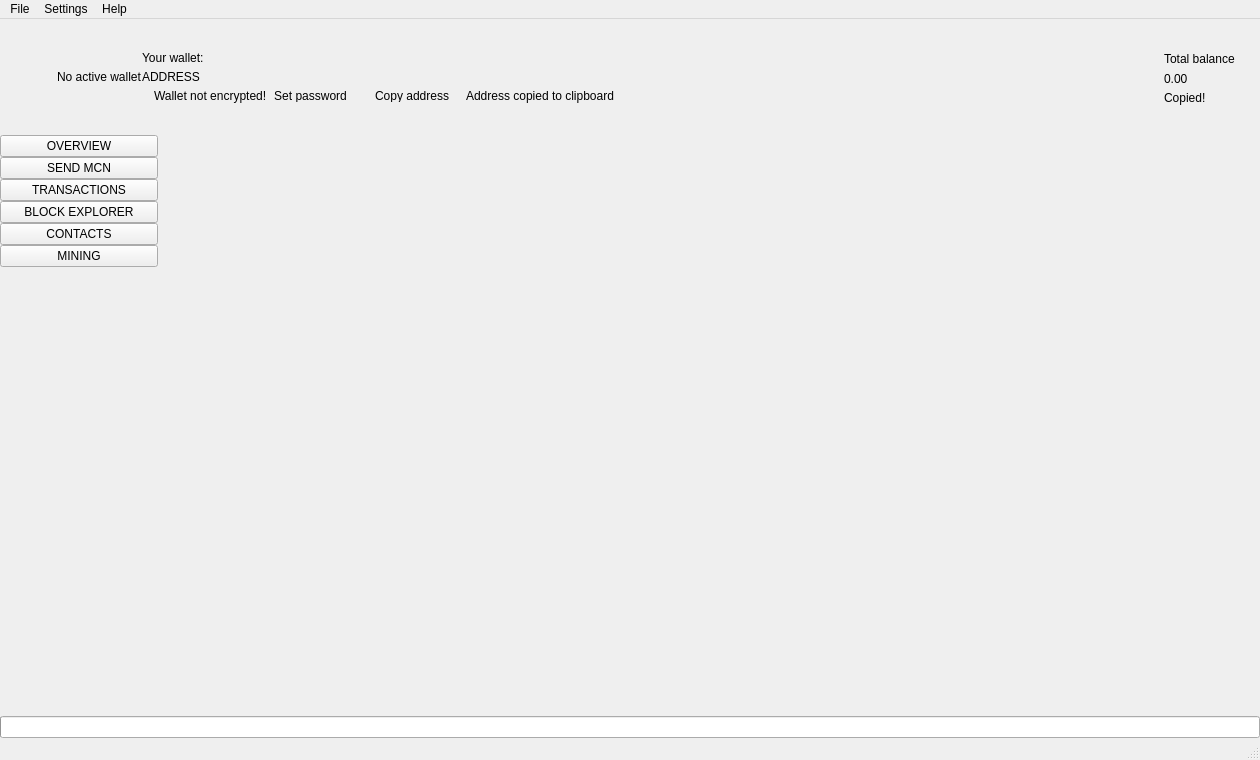
 <widget class="QMainWindow" name="MainWindow">
  <property name="geometry">
   <rect>
    <x>0</x>
    <y>0</y>
    <width>1260</width>
    <height>760</height>
   </rect>
  </property>
  <property name="sizePolicy">
   <sizepolicy hsizetype="Preferred" vsizetype="Preferred">
    <horstretch>0</horstretch>
    <verstretch>0</verstretch>
   </sizepolicy>
  </property>
  <property name="minimumSize">
   <size>
    <width>1260</width>
    <height>600</height>
   </size>
  </property>
  <property name="maximumSize">
   <size>
    <width>16777215</width>
    <height>16777215</height>
   </size>
  </property>
  <property name="windowTitle">
   <string>MainWindow</string>
  </property>
  <property name="windowIcon">
   <iconset>
    <normaloff>:/images/intensecoin</normaloff>:/images/intensecoin</iconset>
  </property>
  <widget class="QWidget" name="centralwidget">
   <layout class="QVBoxLayout" name="verticalLayout_2">
    <property name="spacing">
     <number>0</number>
    </property>
    <property name="leftMargin">
     <number>0</number>
    </property>
    <property name="topMargin">
     <number>0</number>
    </property>
    <property name="rightMargin">
     <number>0</number>
    </property>
    <property name="bottomMargin">
     <number>0</number>
    </property>
    <item>
     <widget class="QFrame" name="m_headerFrame">
      <property name="minimumSize">
       <size>
        <width>0</width>
        <height>116</height>
       </size>
      </property>
      <property name="maximumSize">
       <size>
        <width>16777215</width>
        <height>116</height>
       </size>
      </property>
      <property name="frameShape">
       <enum>QFrame::NoFrame</enum>
      </property>
      <property name="frameShadow">
       <enum>QFrame::Raised</enum>
      </property>
      <layout class="QHBoxLayout" name="horizontalLayout_3">
       <property name="spacing">
        <number>0</number>
       </property>
       <property name="leftMargin">
        <number>0</number>
       </property>
       <property name="topMargin">
        <number>0</number>
       </property>
       <property name="rightMargin">
        <number>25</number>
       </property>
       <property name="bottomMargin">
        <number>0</number>
       </property>
       <item>
        <spacer name="horizontalSpacer_2">
         <property name="orientation">
          <enum>Qt::Horizontal</enum>
         </property>
         <property name="sizeType">
          <enum>QSizePolicy::Fixed</enum>
         </property>
         <property name="sizeHint" stdset="0">
          <size>
           <width>30</width>
           <height>20</height>
          </size>
         </property>
        </spacer>
       </item>
       <item>
        <widget class="QLabel" name="m_logoLabel">
         <property name="text">
          <string/>
         </property>
        </widget>
       </item>
       <item>
        <spacer name="horizontalSpacer_5">
         <property name="orientation">
          <enum>Qt::Horizontal</enum>
         </property>
         <property name="sizeType">
          <enum>QSizePolicy::Fixed</enum>
         </property>
         <property name="sizeHint" stdset="0">
          <size>
           <width>20</width>
           <height>20</height>
          </size>
         </property>
        </spacer>
       </item>
       <item>
        <widget class="WalletGui::WalletSmallGrayTextLabel" name="m_noWalletLabel">
         <property name="text">
          <string>No active wallet</string>
         </property>
        </widget>
       </item>
       <item>
        <widget class="QFrame" name="m_walletFrame">
         <property name="frameShape">
          <enum>QFrame::NoFrame</enum>
         </property>
         <property name="frameShadow">
          <enum>QFrame::Raised</enum>
         </property>
         <layout class="QVBoxLayout" name="verticalLayout_3">
          <property name="spacing">
           <number>5</number>
          </property>
          <property name="leftMargin">
           <number>0</number>
          </property>
          <property name="topMargin">
           <number>0</number>
          </property>
          <property name="rightMargin">
           <number>0</number>
          </property>
          <property name="bottomMargin">
           <number>0</number>
          </property>
          <item>
           <spacer name="verticalSpacer_3">
            <property name="orientation">
             <enum>Qt::Vertical</enum>
            </property>
            <property name="sizeType">
             <enum>QSizePolicy::Minimum</enum>
            </property>
            <property name="sizeHint" stdset="0">
             <size>
              <width>20</width>
              <height>40</height>
             </size>
            </property>
           </spacer>
          </item>
          <item>
           <widget class="WalletGui::WalletSmallGrayTextLabel" name="m_walletLabel">
            <property name="text">
             <string>Your wallet:</string>
            </property>
            <property name="indent">
             <number>0</number>
            </property>
           </widget>
          </item>
          <item>
           <widget class="QLabel" name="m_addressLabel">
            <property name="sizePolicy">
             <sizepolicy hsizetype="Preferred" vsizetype="Preferred">
              <horstretch>0</horstretch>
              <verstretch>0</verstretch>
             </sizepolicy>
            </property>
            <property name="cursor">
             <cursorShape>PointingHandCursor</cursorShape>
            </property>
            <property name="toolTip">
             <string>Click to copy</string>
            </property>
            <property name="text">
             <string>ADDRESS</string>
            </property>
            <property name="indent">
             <number>0</number>
            </property>
           </widget>
          </item>
          <item>
           <layout class="QHBoxLayout" name="horizontalLayout_2">
            <property name="spacing">
             <number>0</number>
            </property>
            <item alignment="Qt::AlignTop">
             <widget class="QFrame" name="m_notEncryptedFrame">
              <property name="frameShape">
               <enum>QFrame::NoFrame</enum>
              </property>
              <property name="frameShadow">
               <enum>QFrame::Raised</enum>
              </property>
              <layout class="QHBoxLayout" name="horizontalLayout_4">
               <property name="spacing">
                <number>0</number>
               </property>
               <property name="leftMargin">
                <number>0</number>
               </property>
               <property name="topMargin">
                <number>0</number>
               </property>
               <property name="rightMargin">
                <number>0</number>
               </property>
               <property name="bottomMargin">
                <number>0</number>
               </property>
               <item alignment="Qt::AlignVCenter">
                <widget class="QLabel" name="m_notEncryptedIconLabel">
                 <property name="text">
                  <string/>
                 </property>
                 <property name="pixmap">
                  <pixmap resource="../../resources.qrc">:/icons/lock_open_gray</pixmap>
                 </property>
                 <property name="alignment">
                  <set>Qt::AlignLeading|Qt::AlignLeft|Qt::AlignVCenter</set>
                 </property>
                </widget>
               </item>
               <item>
                <spacer name="horizontalSpacer_11">
                 <property name="orientation">
                  <enum>Qt::Horizontal</enum>
                 </property>
                 <property name="sizeType">
                  <enum>QSizePolicy::Fixed</enum>
                 </property>
                 <property name="sizeHint" stdset="0">
                  <size>
                   <width>5</width>
                   <height>3</height>
                  </size>
                 </property>
                </spacer>
               </item>
               <item alignment="Qt::AlignVCenter">
                <widget class="WalletGui::WalletTinyGrayTextLabel" name="m_notEncryptedTextLabel">
                 <property name="text">
                  <string>Wallet not encrypted!</string>
                 </property>
                 <property name="alignment">
                  <set>Qt::AlignLeading|Qt::AlignLeft|Qt::AlignVCenter</set>
                 </property>
                </widget>
               </item>
               <item>
                <spacer name="horizontalSpacer_9">
                 <property name="orientation">
                  <enum>Qt::Horizontal</enum>
                 </property>
                 <property name="sizeType">
                  <enum>QSizePolicy::Fixed</enum>
                 </property>
                 <property name="sizeHint" stdset="0">
                  <size>
                   <width>3</width>
                   <height>3</height>
                  </size>
                 </property>
                </spacer>
               </item>
               <item alignment="Qt::AlignVCenter">
                <widget class="WalletGui::WalletTinyLinkLikeButton" name="m_encryptButton">
                 <property name="sizePolicy">
                  <sizepolicy hsizetype="Minimum" vsizetype="Minimum">
                   <horstretch>0</horstretch>
                   <verstretch>0</verstretch>
                  </sizepolicy>
                 </property>
                 <property name="minimumSize">
                  <size>
                   <width>0</width>
                   <height>3</height>
                  </size>
                 </property>
                 <property name="cursor">
                  <cursorShape>PointingHandCursor</cursorShape>
                 </property>
                 <property name="text">
                  <string>Set password</string>
                 </property>
                 <property name="flat">
                  <bool>true</bool>
                 </property>
                </widget>
               </item>
               <item>
                <spacer name="horizontalSpacer_10">
                 <property name="orientation">
                  <enum>Qt::Horizontal</enum>
                 </property>
                 <property name="sizeType">
                  <enum>QSizePolicy::Fixed</enum>
                 </property>
                 <property name="sizeHint" stdset="0">
                  <size>
                   <width>20</width>
                   <height>3</height>
                  </size>
                 </property>
                </spacer>
               </item>
              </layout>
             </widget>
            </item>
            <item alignment="Qt::AlignVCenter">
             <widget class="WalletGui::WalletTinyLinkLikeButton" name="m_copyAddressButton">
              <property name="sizePolicy">
               <sizepolicy hsizetype="Minimum" vsizetype="Minimum">
                <horstretch>0</horstretch>
                <verstretch>0</verstretch>
               </sizepolicy>
              </property>
              <property name="minimumSize">
               <size>
                <width>0</width>
                <height>3</height>
               </size>
              </property>
              <property name="cursor">
               <cursorShape>PointingHandCursor</cursorShape>
              </property>
              <property name="focusPolicy">
               <enum>Qt::NoFocus</enum>
              </property>
              <property name="autoFillBackground">
               <bool>true</bool>
              </property>
              <property name="text">
               <string>Copy address</string>
              </property>
              <property name="flat">
               <bool>true</bool>
              </property>
             </widget>
            </item>
            <item>
             <spacer name="horizontalSpacer_7">
              <property name="orientation">
               <enum>Qt::Horizontal</enum>
              </property>
              <property name="sizeType">
               <enum>QSizePolicy::Fixed</enum>
              </property>
              <property name="sizeHint" stdset="0">
               <size>
                <width>13</width>
                <height>3</height>
               </size>
              </property>
             </spacer>
            </item>
            <item alignment="Qt::AlignVCenter">
             <widget class="WalletGui::CopyMagicLabel" name="m_copyAddressLabel">
              <property name="text">
               <string>Address copied to clipboard</string>
              </property>
              <property name="alignment">
               <set>Qt::AlignLeading|Qt::AlignLeft|Qt::AlignVCenter</set>
              </property>
             </widget>
            </item>
            <item>
             <spacer name="horizontalSpacer">
              <property name="orientation">
               <enum>Qt::Horizontal</enum>
              </property>
              <property name="sizeHint" stdset="0">
               <size>
                <width>40</width>
                <height>3</height>
               </size>
              </property>
             </spacer>
            </item>
           </layout>
          </item>
          <item>
           <spacer name="verticalSpacer_2">
            <property name="orientation">
             <enum>Qt::Vertical</enum>
            </property>
            <property name="sizeType">
             <enum>QSizePolicy::Minimum</enum>
            </property>
            <property name="sizeHint" stdset="0">
             <size>
              <width>20</width>
              <height>40</height>
             </size>
            </property>
           </spacer>
          </item>
         </layout>
        </widget>
       </item>
       <item>
        <spacer name="horizontalSpacer_3">
         <property name="orientation">
          <enum>Qt::Horizontal</enum>
         </property>
         <property name="sizeType">
          <enum>QSizePolicy::Expanding</enum>
         </property>
         <property name="sizeHint" stdset="0">
          <size>
           <width>34</width>
           <height>20</height>
          </size>
         </property>
        </spacer>
       </item>
       <item>
        <spacer name="horizontalSpacer_8">
         <property name="orientation">
          <enum>Qt::Horizontal</enum>
         </property>
         <property name="sizeType">
          <enum>QSizePolicy::Fixed</enum>
         </property>
         <property name="sizeHint" stdset="0">
          <size>
           <width>34</width>
           <height>20</height>
          </size>
         </property>
        </spacer>
       </item>
       <item alignment="Qt::AlignRight|Qt::AlignVCenter">
        <widget class="QFrame" name="m_balanceFrame">
         <layout class="QGridLayout" name="gridLayout">
          <property name="leftMargin">
           <number>0</number>
          </property>
          <property name="topMargin">
           <number>30</number>
          </property>
          <property name="rightMargin">
           <number>0</number>
          </property>
          <property name="bottomMargin">
           <number>0</number>
          </property>
          <property name="verticalSpacing">
           <number>3</number>
          </property>
          <item row="0" column="2">
           <layout class="QVBoxLayout" name="verticalLayout_4">
            <item>
             <widget class="QLabel" name="m_balanceTextLabel">
              <property name="text">
               <string>Total balance</string>
              </property>
             </widget>
            </item>
            <item>
             <widget class="QLabel" name="m_balanceLabel">
              <property name="cursor">
               <cursorShape>PointingHandCursor</cursorShape>
              </property>
              <property name="toolTip">
               <string>Click to copy</string>
              </property>
              <property name="text">
               <string>0.00</string>
              </property>
             </widget>
            </item>
           </layout>
          </item>
          <item row="1" column="2">
           <widget class="WalletGui::CopyMagicLabel" name="m_balanceCopyLabel">
            <property name="text">
             <string>Copied!</string>
            </property>
           </widget>
          </item>
          <item row="0" column="1">
           <spacer name="horizontalSpacer_6">
            <property name="orientation">
             <enum>Qt::Horizontal</enum>
            </property>
            <property name="sizeType">
             <enum>QSizePolicy::Fixed</enum>
            </property>
            <property name="sizeHint" stdset="0">
             <size>
              <width>2</width>
              <height>39</height>
             </size>
            </property>
           </spacer>
          </item>
          <item row="2" column="2">
           <spacer name="verticalSpacer_5">
            <property name="orientation">
             <enum>Qt::Vertical</enum>
            </property>
            <property name="sizeType">
             <enum>QSizePolicy::Expanding</enum>
            </property>
            <property name="sizeHint" stdset="0">
             <size>
              <width>20</width>
              <height>50</height>
             </size>
            </property>
           </spacer>
          </item>
          <item row="0" column="0">
           <widget class="QLabel" name="m_balanceIconLabel">
            <property name="text">
             <string/>
            </property>
            <property name="pixmap">
             <pixmap resource="../../resources.qrc">:/icons/total_balance</pixmap>
            </property>
           </widget>
          </item>
         </layout>
        </widget>
       </item>
      </layout>
     </widget>
    </item>
    <item>
     <layout class="QHBoxLayout" name="horizontalLayout" stretch="0,0,0,0,0,0,0,0">
      <property name="spacing">
       <number>0</number>
      </property>
      <item>
       <widget class="QFrame" name="m_toolFrame">
        <property name="frameShape">
         <enum>QFrame::NoFrame</enum>
        </property>
        <property name="frameShadow">
         <enum>QFrame::Plain</enum>
        </property>
        <property name="lineWidth">
         <number>0</number>
        </property>
        <layout class="QVBoxLayout" name="verticalLayout">
         <property name="spacing">
          <number>0</number>
         </property>
         <property name="leftMargin">
          <number>0</number>
         </property>
         <property name="topMargin">
          <number>0</number>
         </property>
         <property name="rightMargin">
          <number>0</number>
         </property>
         <property name="bottomMargin">
          <number>0</number>
         </property>
         <item>
          <widget class="QPushButton" name="m_overviewButton">
           <property name="sizePolicy">
            <sizepolicy hsizetype="Minimum" vsizetype="Fixed">
             <horstretch>0</horstretch>
             <verstretch>0</verstretch>
            </sizepolicy>
           </property>
           <property name="focusPolicy">
            <enum>Qt::NoFocus</enum>
           </property>
           <property name="text">
            <string>OVERVIEW</string>
           </property>
           <property name="checkable">
            <bool>true</bool>
           </property>
           <attribute name="buttonGroup">
            <string notr="true">m_toolButtonGroup</string>
           </attribute>
          </widget>
         </item>
         <item>
          <widget class="QPushButton" name="m_sendButton">
           <property name="sizePolicy">
            <sizepolicy hsizetype="Minimum" vsizetype="Fixed">
             <horstretch>0</horstretch>
             <verstretch>0</verstretch>
            </sizepolicy>
           </property>
           <property name="focusPolicy">
            <enum>Qt::NoFocus</enum>
           </property>
           <property name="text">
            <string>SEND MCN</string>
           </property>
           <property name="checkable">
            <bool>true</bool>
           </property>
           <attribute name="buttonGroup">
            <string notr="true">m_toolButtonGroup</string>
           </attribute>
          </widget>
         </item>
         <item>
          <widget class="QPushButton" name="m_transactionsButton">
           <property name="sizePolicy">
            <sizepolicy hsizetype="Minimum" vsizetype="Fixed">
             <horstretch>0</horstretch>
             <verstretch>0</verstretch>
            </sizepolicy>
           </property>
           <property name="focusPolicy">
            <enum>Qt::NoFocus</enum>
           </property>
           <property name="text">
            <string>TRANSACTIONS</string>
           </property>
           <property name="checkable">
            <bool>true</bool>
           </property>
           <attribute name="buttonGroup">
            <string notr="true">m_toolButtonGroup</string>
           </attribute>
          </widget>
         </item>
         <item>
          <widget class="QPushButton" name="m_blockExplorerButton">
           <property name="focusPolicy">
            <enum>Qt::NoFocus</enum>
           </property>
           <property name="text">
            <string>BLOCK EXPLORER</string>
           </property>
           <property name="checkable">
            <bool>true</bool>
           </property>
           <attribute name="buttonGroup">
            <string notr="true">m_toolButtonGroup</string>
           </attribute>
          </widget>
         </item>
         <item>
          <widget class="QPushButton" name="m_addressBookButton">
           <property name="sizePolicy">
            <sizepolicy hsizetype="Minimum" vsizetype="Fixed">
             <horstretch>0</horstretch>
             <verstretch>0</verstretch>
            </sizepolicy>
           </property>
           <property name="focusPolicy">
            <enum>Qt::NoFocus</enum>
           </property>
           <property name="text">
            <string>CONTACTS</string>
           </property>
           <property name="checkable">
            <bool>true</bool>
           </property>
           <attribute name="buttonGroup">
            <string notr="true">m_toolButtonGroup</string>
           </attribute>
          </widget>
         </item>
         <item>
          <widget class="QPushButton" name="m_miningButton">
           <property name="focusPolicy">
            <enum>Qt::NoFocus</enum>
           </property>
           <property name="text">
            <string>MINING</string>
           </property>
           <property name="checkable">
            <bool>true</bool>
           </property>
           <attribute name="buttonGroup">
            <string notr="true">m_toolButtonGroup</string>
           </attribute>
          </widget>
         </item>
         <item>
          <spacer name="verticalSpacer">
           <property name="orientation">
            <enum>Qt::Vertical</enum>
           </property>
           <property name="sizeHint" stdset="0">
            <size>
             <width>20</width>
             <height>40</height>
            </size>
           </property>
          </spacer>
         </item>
        </layout>
       </widget>
      </item>
      <item>
       <widget class="WalletGui::OverviewFrame" name="m_overviewFrame">
        <property name="frameShape">
         <enum>QFrame::NoFrame</enum>
        </property>
        <property name="frameShadow">
         <enum>QFrame::Raised</enum>
        </property>
       </widget>
      </item>
      <item>
       <widget class="WalletGui::SendFrame" name="m_sendFrame">
        <property name="frameShape">
         <enum>QFrame::NoFrame</enum>
        </property>
        <property name="frameShadow">
         <enum>QFrame::Raised</enum>
        </property>
       </widget>
      </item>
      <item>
       <widget class="WalletGui::TransactionsFrame" name="m_transactionsFrame">
        <property name="frameShape">
         <enum>QFrame::NoFrame</enum>
        </property>
        <property name="frameShadow">
         <enum>QFrame::Raised</enum>
        </property>
       </widget>
      </item>
      <item>
       <widget class="WalletGui::AddressBookFrame" name="m_addressBookFrame">
        <property name="frameShape">
         <enum>QFrame::NoFrame</enum>
        </property>
        <property name="frameShadow">
         <enum>QFrame::Raised</enum>
        </property>
       </widget>
      </item>
      <item>
       <widget class="WalletGui::NoWalletFrame" name="m_noWalletFrame">
        <property name="frameShape">
         <enum>QFrame::NoFrame</enum>
        </property>
        <property name="frameShadow">
         <enum>QFrame::Raised</enum>
        </property>
       </widget>
      </item>
      <item>
       <widget class="WalletGui::BlockExplorerFrame" name="m_blockExplorerFrame">
        <property name="frameShape">
         <enum>QFrame::NoFrame</enum>
        </property>
        <property name="frameShadow">
         <enum>QFrame::Raised</enum>
        </property>
       </widget>
      </item>
      <item>
       <widget class="WalletGui::MiningFrame" name="m_miningFrame">
        <property name="frameShape">
         <enum>QFrame::NoFrame</enum>
        </property>
        <property name="frameShadow">
         <enum>QFrame::Raised</enum>
        </property>
       </widget>
      </item>
     </layout>
    </item>
    <item>
     <widget class="QProgressBar" name="m_syncProgress">
      <property name="maximum">
       <number>100</number>
      </property>
      <property name="value">
       <number>0</number>
      </property>
      <property name="textVisible">
       <bool>false</bool>
      </property>
     </widget>
    </item>
   </layout>
  </widget>
  <widget class="QMenuBar" name="menubar">
   <property name="geometry">
    <rect>
     <x>0</x>
     <y>0</y>
     <width>1260</width>
     <height>22</height>
    </rect>
   </property>
   <widget class="QMenu" name="menuFile">
    <property name="title">
     <string>File</string>
    </property>
    <addaction name="m_createWalletAction"/>
    <addaction name="m_openWalletAction"/>
    <addaction name="m_recentWalletsAction"/>
    <addaction name="m_backupWalletAction"/>
    <addaction name="m_saveKeysAction"/>
    <addaction name="m_resetAction"/>
    <addaction name="m_importKeyAction"/>
    <addaction name="m_exportKeyAction"/>
    <addaction name="m_exportTrackingKeyAction"/>
    <addaction name="m_exitAction"/>
   </widget>
   <widget class="QMenu" name="menuSettings">
    <property name="title">
     <string>Settings</string>
    </property>
    <widget class="QMenu" name="menuThemes">
     <property name="title">
      <string>Themes</string>
     </property>
    </widget>
    <addaction name="m_encryptWalletAction"/>
    <addaction name="m_changePasswordAction"/>
    <addaction name="m_removePendingTxAction"/>
    <addaction name="separator"/>
    <addaction name="m_autostartAction"/>
    <addaction name="m_minimizeToTrayAction"/>
    <addaction name="m_closeToTrayAction"/>
    <addaction name="separator"/>
    <addaction name="m_preferencesAction"/>
    <addaction name="menuThemes"/>
   </widget>
   <widget class="QMenu" name="menuHelp">
    <property name="title">
     <string>Help</string>
    </property>
    <addaction name="m_communityForumAction"/>
    <addaction name="m_reportIssueAction"/>
    <addaction name="m_aboutBytecoinAction"/>
    <addaction name="m_aboutQtAction"/>
   </widget>
   <addaction name="menuFile"/>
   <addaction name="menuSettings"/>
   <addaction name="menuHelp"/>
  </widget>
  <widget class="WalletGui::WalletStatusBar" name="statusBar"/>
  <action name="m_exitAction">
   <property name="checkable">
    <bool>false</bool>
   </property>
   <property name="enabled">
    <bool>true</bool>
   </property>
   <property name="text">
    <string>Exit</string>
   </property>
   <property name="shortcut">
    <string>Ctrl+Q</string>
   </property>
  </action>
  <action name="m_createWalletAction">
   <property name="enabled">
    <bool>true</bool>
   </property>
   <property name="text">
    <string>Create wallet</string>
   </property>
  </action>
  <action name="m_openWalletAction">
   <property name="enabled">
    <bool>true</bool>
   </property>
   <property name="text">
    <string>Open wallet</string>
   </property>
  </action>
  <action name="m_encryptWalletAction">
   <property name="enabled">
    <bool>true</bool>
   </property>
   <property name="text">
    <string>Encrypt wallet</string>
   </property>
  </action>
  <action name="m_changePasswordAction">
   <property name="enabled">
    <bool>true</bool>
   </property>
   <property name="text">
    <string>Change password</string>
   </property>
   <property name="toolTip">
    <string>Change password</string>
   </property>
  </action>
  <action name="m_aboutBytecoinAction">
   <property name="enabled">
    <bool>true</bool>
   </property>
   <property name="text">
    <string>About Monetaverde</string>
   </property>
  </action>
  <action name="m_aboutQtAction">
   <property name="enabled">
    <bool>true</bool>
   </property>
   <property name="text">
    <string>About Qt</string>
   </property>
  </action>
  <action name="m_backupWalletAction">
   <property name="enabled">
    <bool>true</bool>
   </property>
   <property name="text">
    <string>Backup wallet</string>
   </property>
  </action>
  <action name="m_autostartAction">
   <property name="checkable">
    <bool>true</bool>
   </property>
   <property name="text">
    <string>Start on system login</string>
   </property>
  </action>
  <action name="m_minimizeToTrayAction">
   <property name="checkable">
    <bool>true</bool>
   </property>
   <property name="text">
    <string>Minimize to tray</string>
   </property>
  </action>
  <action name="m_closeToTrayAction">
   <property name="checkable">
    <bool>true</bool>
   </property>
   <property name="text">
    <string>Close to tray</string>
   </property>
  </action>
  <action name="m_preferencesAction">
   <property name="text">
    <string>Preferences</string>
   </property>
  </action>
  <action name="m_recentWalletsAction">
   <property name="text">
    <string>Recent wallets</string>
   </property>
  </action>
  <action name="m_exportTrackingKeyAction">
   <property name="text">
    <string>Export tracking key</string>
   </property>
   <property name="toolTip">
    <string>Export tracking key</string>
   </property>
  </action>
  <action name="m_importKeyAction">
   <property name="text">
    <string>Import key</string>
   </property>
   <property name="toolTip">
    <string>Import key</string>
   </property>
  </action>
  <action name="m_communityForumAction">
   <property name="text">
    <string>Get live support on Discord</string>
   </property>
  </action>
  <action name="m_reportIssueAction">
   <property name="text">
    <string>Report an issue</string>
   </property>
  </action>
  <action name="m_resetAction">
   <property name="text">
    <string>Reset wallet</string>
   </property>
  </action>
  <action name="m_saveKeysAction">
   <property name="text">
    <string>Save wallet keys</string>
   </property>
  </action>
  <action name="m_exportKeyAction">
   <property name="text">
    <string>Export key</string>
   </property>
   <property name="toolTip">
    <string>Export key</string>
   </property>
  </action>
  <action name="m_removePendingTxAction">
   <property name="checkable">
    <bool>false</bool>
   </property>
   <property name="enabled">
    <bool>false</bool>
   </property>
   <property name="text">
    <string>Remove pending TXs</string>
   </property>
   <property name="visible">
    <bool>false</bool>
   </property>
  </action>
 </widget>
